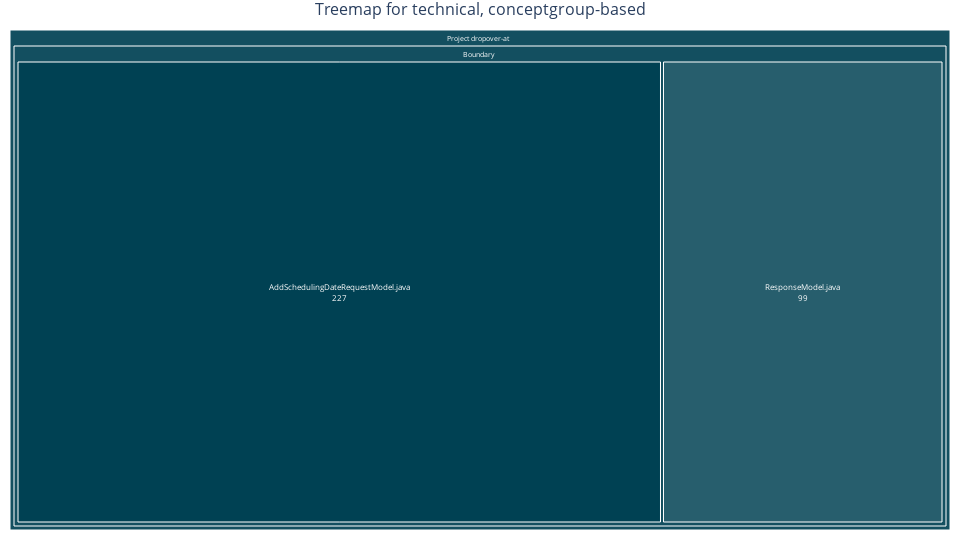

The code cell stored with this chart in its notebook:
### Markdown cell above
Create treemap for technical concepts based on concepts

### Code cell
fig = create_treemap(results_df, 'technical', 'concept_group', technical_colorscale)
fig.show()

### Figure 1 — Plotly figure (JSON) as saved in the notebook; plotly's stock layout.template omitted (floating-point values rounded to 4 significant figures)
{"data": [{"branchvalues": "total", "customdata": ["Total files: 2<br>Avg Score: 0.90<br>Total Lines: 326", "Directory: Boundary<br>Files: 2<br>Avg Score: 0.90<br>Total Lines: 326", "File: AddSchedulingDateRequestModel.java<br>Score: 1.00<br>Lines: 227<br>Concept: Boundary<br>Path: ../../../dropover-at/backend/src/main/java/at/dropover/scheduling/boundary/AddSchedulingDateRequestModel.java<br>Explanation: This class is explicitly named `AddSchedulingDateRequestModel` and resides in a `boundary` package. ...", "File: ResponseModel.java<br>Score: 0.80<br>Lines: 99<br>Concept: Boundary<br>Path: ../../../dropover-at/backend/src/main/java/at/dropover/framework/boundary/ResponseModel.java<br>Explanation: This code defines a `ResponseModel` interface, which is a key component of the Boundary concept. It ..."], "hovertemplate": "<b>%{label}</b><br>%{customdata}<extra></extra>", "ids": ["root", "Boundary", "Boundary/AddSchedulingDateRequestModel.java", "Boundary/ResponseModel.java"], "labels": ["Project dropover-at", "Boundary", "AddSchedulingDateRequestModel.java", "ResponseModel.java"], "marker": {"cmax": 1, "cmin": 0, "colors": [0.9, 0.9, 1, 0.8], "colorscale": [[0, "#ffffff"], [0.01, "#bfcfd4"], [1, "#004153"]]}, "parents": ["", "root", "Boundary", "Boundary"], "textfont": {"size": 8}, "textinfo": "label+value", "textposition": "middle center", "type": "treemap", "values": [326, 326, 227, 99]}], "layout": {"height": 540, "margin": {"b": 10, "l": 10, "r": 10, "t": 30}, "title": {"font": {"size": 16}, "text": "Treemap for technical, conceptgroup-based", "x": 0.5, "xanchor": "center"}, "width": 960}}
